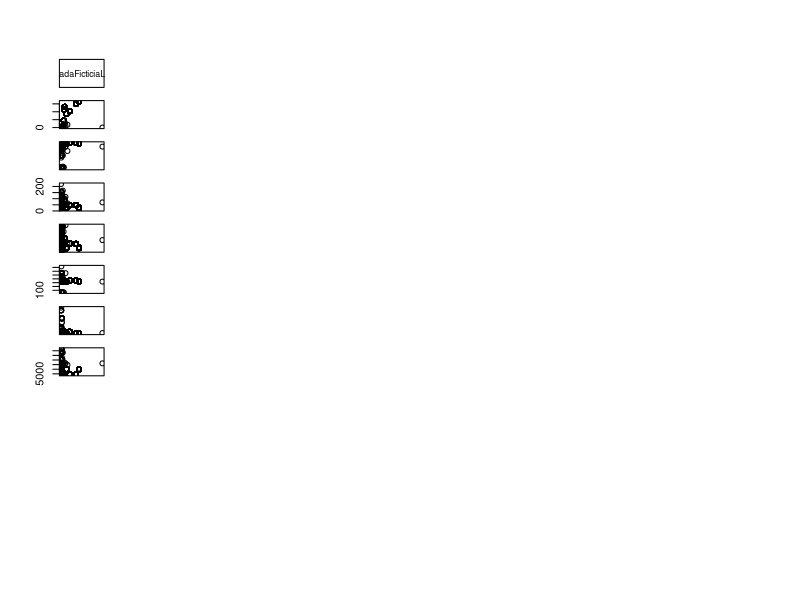

Source code (R): (Note: this script raises an error after producing the figure.)
#Análise de regressão é uma técnica estatística utilizada para investigar a relação existente entre variáveis
#através da construção de uma equação (um modelo). De maneira geral, essa técnica pode ser utilizada
#com vários objetivos, dentre os quais se pode destacar: descrever a relação entre variáveis para entender
#um processo ou fenômeno; prever o valor de uma variável a partir do conhecimento dos valores das outras
#variáveis; substituir a medição de uma variável pela observação dos valores de outras variáveis; controlar
#os valores de uma variável em uma faixa de interesse.


#Inicialmente, os dados devem ser organizados como objetos de dados R, nesse caso como um data frame
#(planilha). Para isso, é necessário que a tabela acima se encontre numa estrutura tabular, na qual as
#colunas representam as variáveis e as linhas representam os indivíduos

imoveis <- read.csv(file = "dataset/imoveis-sirgas-xml-bd.csv", header = TRUE, sep = ";")

#ARTHUR - removendo as datas em branco
imoveis <- imoveis[!(is.na(imoveis$dataCadastroPrefeituraSimples) | imoveis$dataCadastroPrefeituraSimples==""), ]
#ARTHUR - calculando a data cadastro prefeitura com a data atual e jogando na variavel teste
vetorSemDataVazio <- imoveis[!(is.na(imoveis$dataCadastroPrefeituraSimples) | imoveis$dataCadastroPrefeituraSimples==""), ]
##imoveis$dataCadastroDiferencaDias <- difftime(as.Date(vetorSemDataVazio$dataCadastroPrefeituraSimples, format = "%d/%m/%Y") ,Sys.Date() , units = c("days"));
imoveis$dataCadastroDiferencaDias <- difftime(Sys.Date(),as.Date(vetorSemDataVazio$dataCadastroPrefeituraSimples, format = "%d/%m/%Y") , units = c("days"));
#ARTHUR - transformando o valor de dias em numerico
imoveis$dataCadastroDiferencaDias <-as.numeric(as.character(imoveis$dataCadastroDiferencaDias))
#ARTHUR - transformando o valor de enderecoImovelBairro, tipoEstruturaSimples, estadoConservacaoSimples e situacaoPavimentacao em numerico
imoveis$enderecoImovelBairroNumerico <- as.numeric(imoveis$enderecoImovelBairro)
imoveis$tipoConstrucaoSimplesNumerico <- as.numeric(imoveis$tipoEstruturaSimples)
imoveis$estadoConservacaoSimplesNumerico <- as.numeric(imoveis$estadoConservacaoSimples)
imoveis$situacaoPavimentacaoNumerico <- as.numeric(imoveis$situacaoPavimentacao)

#ARTHUR - selecionando as colunas
imoveis <- imoveis[imoveis$natureza == "Predial",]
##imoveis <- imoveis[,c(25,30,45:49,64,65)]
imoveis <- imoveis[,c(25,30,45:49,64,65,66,67,68)]
imoveis <- imoveis[imoveis$valorVenal <= 60000, ]

#Uma maneira fácil de obter algumas estatísticas descritivas das variáveis em estudo é através do comando
#summary(), que retorna as estatísticas mínimo, quartis, média e máximo. Para medir a variabilidade,
#utilize as funções var() e sd() para obter a variância e o desvio padrão.

summary(imoveis)
str(imoveis)

#Para verificar a existência de alguma relação entre Salário e Experiência, deve-se construir um Diagrama
#de Dispersão para as duas variáveis:
plot(imoveis)

#Para calcular o Coeficiente de Correlação Linear de Pearson entre as variáveis, utilize a função cor:
cor(imoveis)

cor(imoveis$valorVenal, imoveis$areaTotalConstruidaSimples)
plot(imoveis$valorVenal, imoveis$areaTotalConstruidaSimples)
boxplot(imoveis$valorVenal, imoveis$areaTotalConstruidaSimples)

#Observe que o R retornou o valor 0.9735413 o que evidencia uma forte relação linear entre as variáveis
#em estudo. Para avaliar se esse resultado é significativo, pode-se realizar um Teste de Hipóteses para a
#o Coeficiente de Correlação (supondo que as suposições do teste sejam satisfeitas)

cor.test(imoveis$valorVenal, imoveis$areaTotalConstruidaSimples)

#Como o Valor P do teste (p-value < 2.2e-16) é bem pequeno, conclui-se que o valor do Coeficiente de
#Correlação Linear de Pearson tem significância Estatística.

#Ajuste do Modelo Linear
#Sejam X e Y, respectivamente, as variáveis Experiência (explicativa) e Salário (resposta). Propõe-se um
#modelo de regressão linear de primeira ordem, dado pela equação: Y = β0 + β1X + ², onde β0 e β1 são
#parâmetros desconhecidos e ²é o erro aleatório.
#Para ajustar um modelo de regressão linear no R utiliza-se a função lm:

ajuste=lm(imoveis$valorVenal ~ imoveis$areaTotalConstruidaSimples + imoveis$testadaFicticiaLote)
ajuste

#Note que função lm() é chamada com o formato lm(y ˜ x), ou seja, a variável resposta é y e a preditora
#é x, sempre nessa ordem.

#O R retorna o valor dos coeficientes de β0 e β1 estimados via Método de Mínimos Quadrados. Logo, a
#equação da reta ajustada é dada por Y = -3463.2   + 606.6Xi.
#Com a função summary, diversas medidas descritivas úteis para a análise do ajuste podem ser obtidas:

summary(ajuste)

#Com a função anova, pode-se construir a Tabela da Análise de Variância:

anova(ajuste)

#Para esboçar a reta ajustada no diagrama de dispersão, utilize a função abline:

plot(imoveis$valorVenal, imoveis$areaTotalConstruidaSimples)
abline(lm(imoveis$valorVenal ~ imoveis$areaTotalConstruidaSimples))

#Para construir os Intervalos de Confiança (95%) para os coeficientes da regressão, utiliza-se o seguinte
#comando:

confint(ajuste)

#Para avaliar as suposições de que os erros possuem variância constante e são não correlacionados entre
#si, construa os gráficos de “Resíduos versus Valores Ajustados da Variável Resposta” e “Resíduos versus
#Valores da Variável Explicativa":

plot(fitted(ajuste),residuals(ajuste),xlab="Valores Ajustados",ylab="Resíduos")
abline(h=0)
plot(imoveis$valorVenal,residuals(ajuste),xlab="Experiência",ylab="Resíduos")
abline(h=0)
